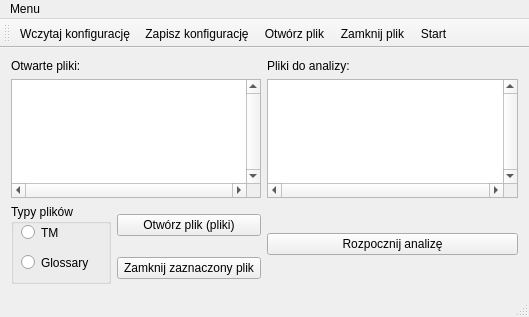
<?xml version="1.0" encoding="UTF-8"?>
<ui version="4.0">
 <class>MainWindow</class>
 <widget class="QMainWindow" name="MainWindow">
  <property name="geometry">
   <rect>
    <x>0</x>
    <y>0</y>
    <width>529</width>
    <height>317</height>
   </rect>
  </property>
  <property name="windowTitle">
   <string>MainWindow</string>
  </property>
  <widget class="QWidget" name="centralWidget">
   <layout class="QGridLayout" name="gridLayout_4">
    <item row="0" column="0">
     <layout class="QGridLayout" name="gridLayout_3">
      <item row="0" column="0" colspan="2">
       <layout class="QGridLayout" name="gridLayout">
        <item row="0" column="0">
         <widget class="QLabel" name="label_2">
          <property name="sizePolicy">
           <sizepolicy hsizetype="Fixed" vsizetype="Fixed">
            <horstretch>0</horstretch>
            <verstretch>0</verstretch>
           </sizepolicy>
          </property>
          <property name="text">
           <string>Otwarte pliki:</string>
          </property>
         </widget>
        </item>
        <item row="0" column="1">
         <widget class="QLabel" name="label">
          <property name="maximumSize">
           <size>
            <width>100</width>
            <height>20</height>
           </size>
          </property>
          <property name="text">
           <string>Pliki do analizy:</string>
          </property>
         </widget>
        </item>
        <item row="1" column="0" rowspan="2">
         <widget class="QListView" name="_files">
          <property name="toolTip">
           <string>&lt;!DOCTYPE HTML PUBLIC &quot;-//W3C//DTD HTML 4.0//EN&quot; &quot;http://www.w3.org/TR/REC-html40/strict.dtd&quot;&gt;
&lt;html&gt;&lt;head&gt;&lt;meta name=&quot;qrichtext&quot; content=&quot;1&quot; /&gt;&lt;style type=&quot;text/css&quot;&gt;
p, li { white-space: pre-wrap; }
&lt;/style&gt;&lt;/head&gt;&lt;body style=&quot; font-family:'Segoe UI'; font-size:9pt; font-weight:400; font-style:normal;&quot;&gt;
&lt;p style=&quot; margin-top:0px; margin-bottom:0px; margin-left:0px; margin-right:0px; -qt-block-indent:0; text-indent:0px;&quot;&gt;Lista otwartych plików. Dwuklik na pliku spowoduje jego przeniesienie z tej listy na listę plików wybranych do analizy.&lt;/p&gt;&lt;/body&gt;&lt;/html&gt;</string>
          </property>
          <property name="verticalScrollBarPolicy">
           <enum>Qt::ScrollBarAlwaysOn</enum>
          </property>
          <property name="horizontalScrollBarPolicy">
           <enum>Qt::ScrollBarAlwaysOn</enum>
          </property>
          <property name="tabKeyNavigation">
           <bool>true</bool>
          </property>
          <property name="alternatingRowColors">
           <bool>false</bool>
          </property>
          <property name="selectionMode">
           <enum>QAbstractItemView::NoSelection</enum>
          </property>
          <property name="selectionBehavior">
           <enum>QAbstractItemView::SelectItems</enum>
          </property>
          <property name="verticalScrollMode">
           <enum>QAbstractItemView::ScrollPerPixel</enum>
          </property>
          <property name="horizontalScrollMode">
           <enum>QAbstractItemView::ScrollPerPixel</enum>
          </property>
          <property name="selectionRectVisible">
           <bool>false</bool>
          </property>
         </widget>
        </item>
        <item row="1" column="1" rowspan="2">
         <widget class="QListView" name="_filesChoosen">
          <property name="toolTip">
           <string>&lt;!DOCTYPE HTML PUBLIC &quot;-//W3C//DTD HTML 4.0//EN&quot; &quot;http://www.w3.org/TR/REC-html40/strict.dtd&quot;&gt;
&lt;html&gt;&lt;head&gt;&lt;meta name=&quot;qrichtext&quot; content=&quot;1&quot; /&gt;&lt;style type=&quot;text/css&quot;&gt;
p, li { white-space: pre-wrap; }
&lt;/style&gt;&lt;/head&gt;&lt;body style=&quot; font-family:'Segoe UI'; font-size:9pt; font-weight:400; font-style:normal;&quot;&gt;
&lt;p style=&quot; margin-top:0px; margin-bottom:0px; margin-left:0px; margin-right:0px; -qt-block-indent:0; text-indent:0px;&quot;&gt;Lista plików wybranych do analizy. Dwuklik na pliku powoduje jego przeniesienie z tej listy na listę plików otwartych.&lt;/p&gt;&lt;/body&gt;&lt;/html&gt;</string>
          </property>
          <property name="verticalScrollBarPolicy">
           <enum>Qt::ScrollBarAlwaysOn</enum>
          </property>
          <property name="horizontalScrollBarPolicy">
           <enum>Qt::ScrollBarAlwaysOn</enum>
          </property>
         </widget>
        </item>
       </layout>
      </item>
      <item row="1" column="0">
       <layout class="QGridLayout" name="gridLayout_2">
        <item row="0" column="1">
         <widget class="QPushButton" name="_openFile">
          <property name="toolTip">
           <string>&lt;!DOCTYPE HTML PUBLIC &quot;-//W3C//DTD HTML 4.0//EN&quot; &quot;http://www.w3.org/TR/REC-html40/strict.dtd&quot;&gt;
&lt;html&gt;&lt;head&gt;&lt;meta name=&quot;qrichtext&quot; content=&quot;1&quot; /&gt;&lt;style type=&quot;text/css&quot;&gt;
p, li { white-space: pre-wrap; }
&lt;/style&gt;&lt;/head&gt;&lt;body style=&quot; font-family:'MS Shell Dlg 2'; font-size:8.25pt; font-weight:400; font-style:normal;&quot;&gt;
&lt;p style=&quot; margin-top:0px; margin-bottom:0px; margin-left:0px; margin-right:0px; -qt-block-indent:0; text-indent:0px;&quot;&gt;&lt;span style=&quot; font-size:8pt;&quot;&gt;Otwórz kolejny plik, lub kilka plików.&lt;/span&gt;&lt;/p&gt;&lt;/body&gt;&lt;/html&gt;</string>
          </property>
          <property name="text">
           <string>Otwórz plik (pliki)</string>
          </property>
         </widget>
        </item>
        <item row="1" column="1">
         <widget class="QPushButton" name="_closeFile">
          <property name="toolTip">
           <string>Zamknij wybrany plik.</string>
          </property>
          <property name="text">
           <string>Zamknij zaznaczony plik</string>
          </property>
         </widget>
        </item>
        <item row="0" column="0" rowspan="2">
         <widget class="QGroupBox" name="groupBox">
          <property name="sizePolicy">
           <sizepolicy hsizetype="Fixed" vsizetype="Fixed">
            <horstretch>0</horstretch>
            <verstretch>0</verstretch>
           </sizepolicy>
          </property>
          <property name="minimumSize">
           <size>
            <width>100</width>
            <height>80</height>
           </size>
          </property>
          <property name="title">
           <string>Typy plików</string>
          </property>
          <widget class="QRadioButton" name="_tm">
           <property name="geometry">
            <rect>
             <x>10</x>
             <y>20</y>
             <width>82</width>
             <height>17</height>
            </rect>
           </property>
           <property name="text">
            <string>TM</string>
           </property>
          </widget>
          <widget class="QRadioButton" name="_gloss">
           <property name="geometry">
            <rect>
             <x>10</x>
             <y>50</y>
             <width>82</width>
             <height>17</height>
            </rect>
           </property>
           <property name="text">
            <string>Glossary</string>
           </property>
          </widget>
         </widget>
        </item>
       </layout>
      </item>
      <item row="1" column="1">
       <widget class="QPushButton" name="startAnalyseing">
        <property name="toolTip">
         <string>Otwiera okno analizy, dla plików znajdujących się na liście powyżej.</string>
        </property>
        <property name="text">
         <string>Rozpocznij analizę</string>
        </property>
       </widget>
      </item>
     </layout>
    </item>
   </layout>
   <zorder></zorder>
  </widget>
  <widget class="QMenuBar" name="menuBar">
   <property name="geometry">
    <rect>
     <x>0</x>
     <y>0</y>
     <width>529</width>
     <height>21</height>
    </rect>
   </property>
   <widget class="QMenu" name="menuFile">
    <property name="title">
     <string>Menu</string>
    </property>
    <addaction name="actionWczytaj_konfiguracj"/>
    <addaction name="actionZapisz_konfiguracj"/>
    <addaction name="actionOpenFile"/>
    <addaction name="actionCloseFile"/>
    <addaction name="actionWyj_cie_z_programu"/>
   </widget>
   <addaction name="menuFile"/>
  </widget>
  <widget class="QToolBar" name="mainToolBar">
   <attribute name="toolBarArea">
    <enum>TopToolBarArea</enum>
   </attribute>
   <attribute name="toolBarBreak">
    <bool>false</bool>
   </attribute>
   <addaction name="actionWczytaj_konfiguracj"/>
   <addaction name="actionZapisz_konfiguracj"/>
   <addaction name="actionOpenFile"/>
   <addaction name="actionCloseFile"/>
   <addaction name="actionStart"/>
  </widget>
  <widget class="QStatusBar" name="statusBar"/>
  <action name="actionWczytaj_konfiguracj">
   <property name="text">
    <string>Wczytaj konfigurację</string>
   </property>
   <property name="shortcut">
    <string>Ctrl+L</string>
   </property>
  </action>
  <action name="actionZapisz_konfiguracj">
   <property name="text">
    <string>Zapisz konfigurację</string>
   </property>
   <property name="shortcut">
    <string>Ctrl+S</string>
   </property>
  </action>
  <action name="actionExport">
   <property name="text">
    <string>Export</string>
   </property>
  </action>
  <action name="actionOpenFile">
   <property name="text">
    <string>Otwórz plik</string>
   </property>
   <property name="shortcut">
    <string>Ctrl+O</string>
   </property>
  </action>
  <action name="actionAnalizuj_plik">
   <property name="text">
    <string>Analizuj plik</string>
   </property>
   <property name="shortcut">
    <string>Ctrl+Shift+A</string>
   </property>
  </action>
  <action name="actionCloseFile">
   <property name="text">
    <string>Zamknij plik</string>
   </property>
   <property name="shortcut">
    <string>Ctrl+W</string>
   </property>
  </action>
  <action name="actionWyj_cie_z_programu">
   <property name="text">
    <string>Wyjście z programu</string>
   </property>
   <property name="shortcut">
    <string>Ctrl+Q</string>
   </property>
  </action>
  <action name="actionAdd_file">
   <property name="text">
    <string>Add file</string>
   </property>
   <property name="shortcut">
    <string>Ctrl+Right</string>
   </property>
  </action>
  <action name="actionRemove_file">
   <property name="text">
    <string>Remove file</string>
   </property>
   <property name="shortcut">
    <string>Ctrl+Left</string>
   </property>
  </action>
  <action name="actionStart">
   <property name="text">
    <string>Start</string>
   </property>
   <property name="shortcut">
    <string>Ctrl+Shift+S</string>
   </property>
  </action>
 </widget>
 <layoutdefault spacing="6" margin="11"/>
 <resources/>
 <connections/>
</ui>
